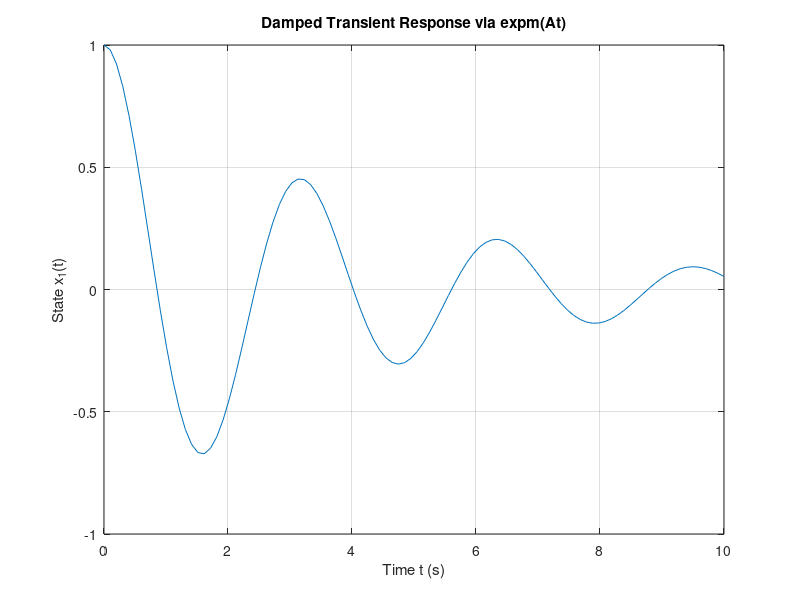

Reproduce this figure in MATLAB.
% Continuous State Transition Matrix
A = [0 1; -4 -0.5];
t = linspace(0, 10, 100);
x1 = zeros(1, length(t));
for k = 1:length(t)
    Phi = expm(A * t(k));
    x = Phi * [1; 0];
    x1(k) = x(1);
end

figure(1);
plot(t, x1);
title('Damped Transient Response via expm(At)');
xlabel('Time t (s)');
ylabel('State x_1(t)');
grid on;
